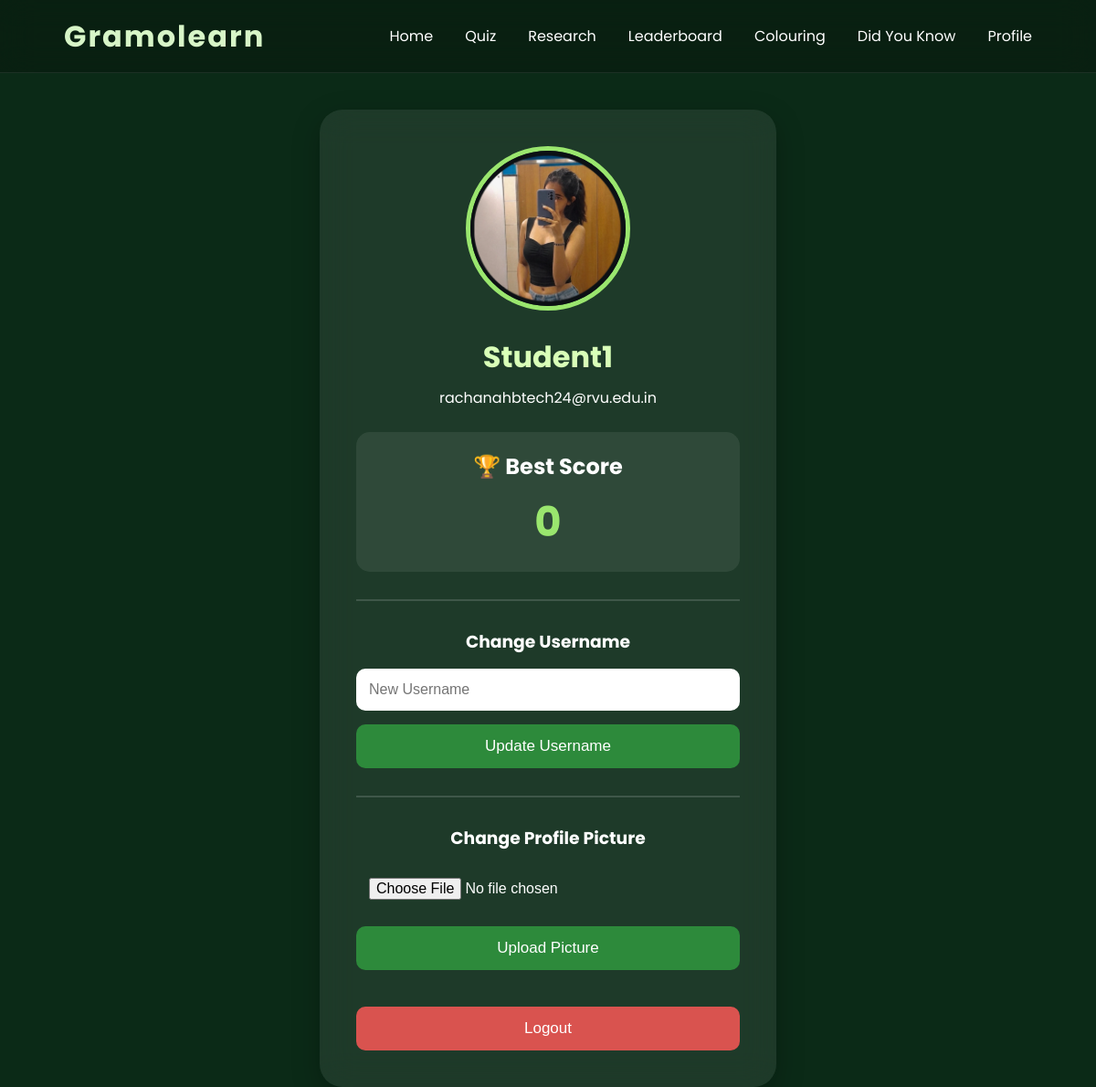
The app's page /profile (signed in), older data.
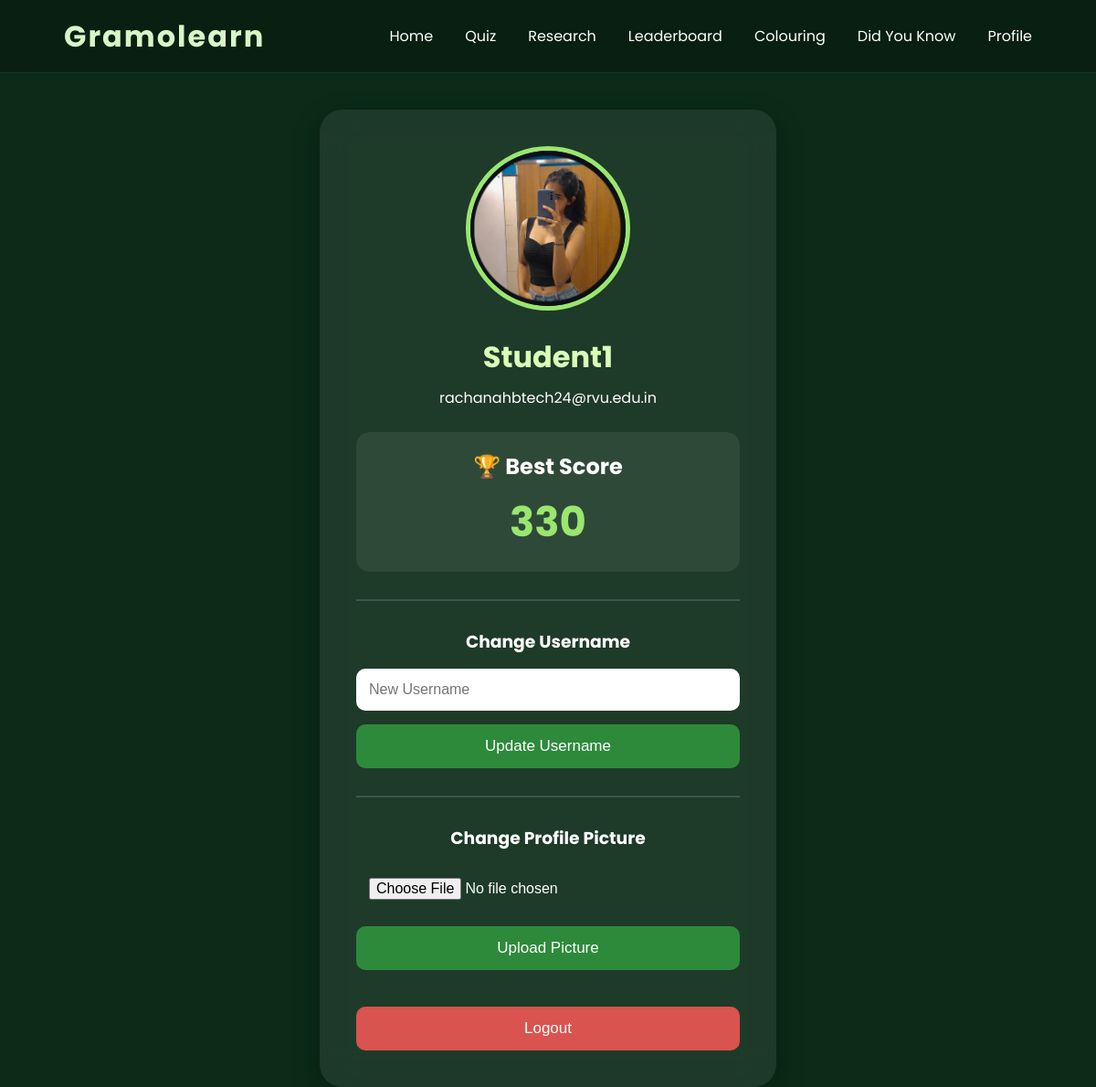
The same page, newer data.
### app.py (models this page shows)
class User(UserMixin, db.Model):
    id = db.Column(db.Integer, primary_key=True)
    username = db.Column(db.String(100), unique=True, nullable=False)
    email = db.Column(db.String(120), unique=True, nullable=False)
    password = db.Column(db.String(200), nullable=False)
    score = db.Column(db.Integer, default=0)
    profile_pic = db.Column(
        db.String(200),
        default="default.png"
    )

### app.py (the view)
@app.route("/profile")
@login_required
def profile():
    return render_template(
        "profile/profile.html",
        user=current_user
    )

### app.py (called while the page is built)
@login_manager.user_loader
def load_user(user_id):
    return User.query.get(int(user_id))

### templates/profile/profile.html (shortened to what this page needs)
{% extends "base.html" %}
{% block content %}
<link rel="stylesheet"
href="{{ url_for('static', filename='css/profile.css') }}">
<div class="profile-page">
    <div class="profile-card">
        <img
        class="profile-img"
        src="{{ url_for('static', filename='uploads/' + user.profile_pic) }}">
        <h1>{{ user.username }}</h1>
        <p>{{ user.email }}</p>
        <div class="score-box">
            <h2>🏆 Best Score</h2>
            <span>{{ user.score }}</span>
        </div>
        <hr>
        <h3>Change Username</h3>
        <form action="/update_username" method="POST">
            <input
            type="text"
            name="username"
            placeholder="New Username"
            required>
            <button>
                Update Username
            </button>
        </form>
        <hr>
        <h3>Change Profile Picture</h3>
        <form action="/upload_profile" method="POST" enctype="multipart/form-data">
            <input
            type="file"
            name="profile_pic"
            accept="image/*"
            required>
            <button>
                Upload Picture
            </button>
        </form>
        <br>
        <a href="/logout">
            <button class="logout">
                Logout
            </button>
        </a>
    </div>
</div>
{% endblock %}

Row changes from the older to the newer data that the page shows:
changed User "Student1": score "0" → "330"
